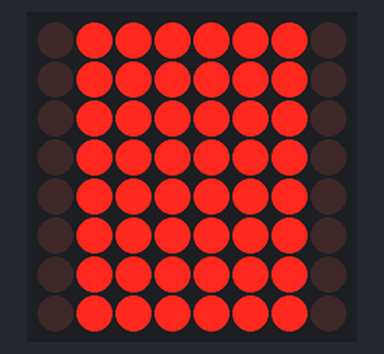
The sketch below on a simulated Arduino Uno, built with avr-gcc and run on an emulated ATmega328P. Shown: 8×8 LED matrix.

Above: at 0.1 s.
At 1.1 s:
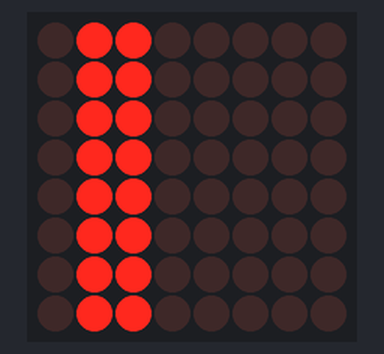
At 2.1 s:
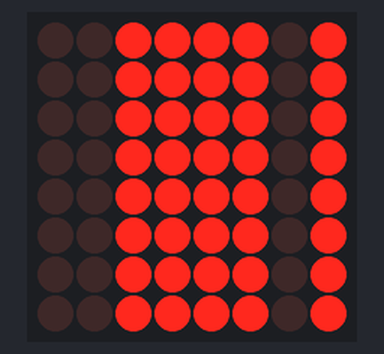
At 4.1 s:
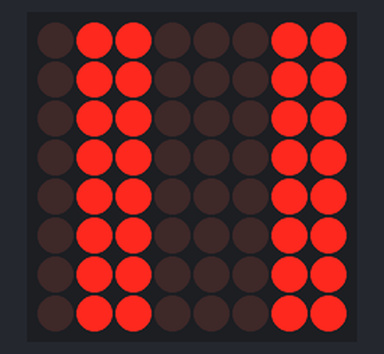
At 6.1 s:
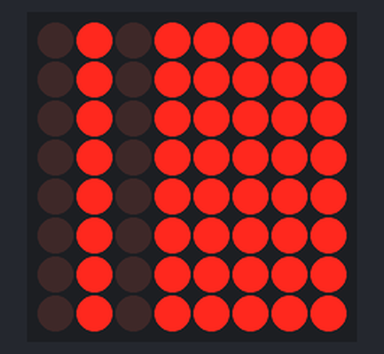
At 9.1 s:
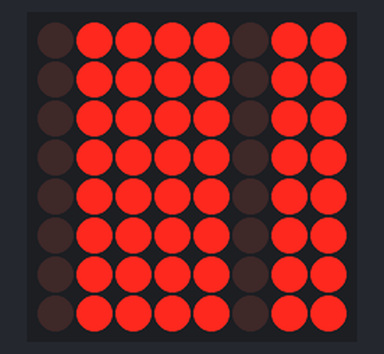

Measured:
- by itself, everything shown: repeats every 10.0 s, in 10 steps
- what the display in image 1 shows lasts 1.0 s, from 1.0 s to 2.0 s

The sketch:

Display_Test.ino
```cpp
#include <LedControl.h>
/*
 * Create a new controller
 * Params :
 * int dataPin    The pin on the Arduino where data gets shifted out
 * int clockPin   The pin for the clock
 * int csPin      The pin for selecting the device when data is to be sent
 * int numDevices The maximum number of devices that can be controlled
 * Syntax:
 * LedControl(int dataPin, int clkPin, int csPin, int numDevices);
*/
// Display control with MAX7219
LedControl lc = LedControl(5,7,6,1);
const int MAX_DIGITS = 8;
boolean dot = false;

const byte numbers[10] = {
  //abcdefg
  B01111110, // ZERO
  B01100000, // ONE
  B00111101, // TWO
  B01111001, // THREE
  B01100011, // FOUR
  B01011011, // FIVE
  B01011111, // SIX
  B01110000, // SEVEN
  B01111111, // EIGHT
  B01111011, // NINE
};

void setup(void){

  // Display
  lc.shutdown(0,false);
  lc.setIntensity(0,8);
  lc.clearDisplay(0);

}

void loop(void){
  int number, i;
  for(number = 0; number < 10; number++){
    for(i = 0; i<MAX_DIGITS; i++){
      //lc.setDigit(0, i, (byte)number, dot);
      displayNumber(0, i, numbers[number], dot);
    }
    delay(1000);
    //lc.clearDisplay(0);
  }
  dot != dot;
}

void displayNumber(int address, int digit, byte value, boolean dot){
  lc.setRow(address, digit, value);
}
```
